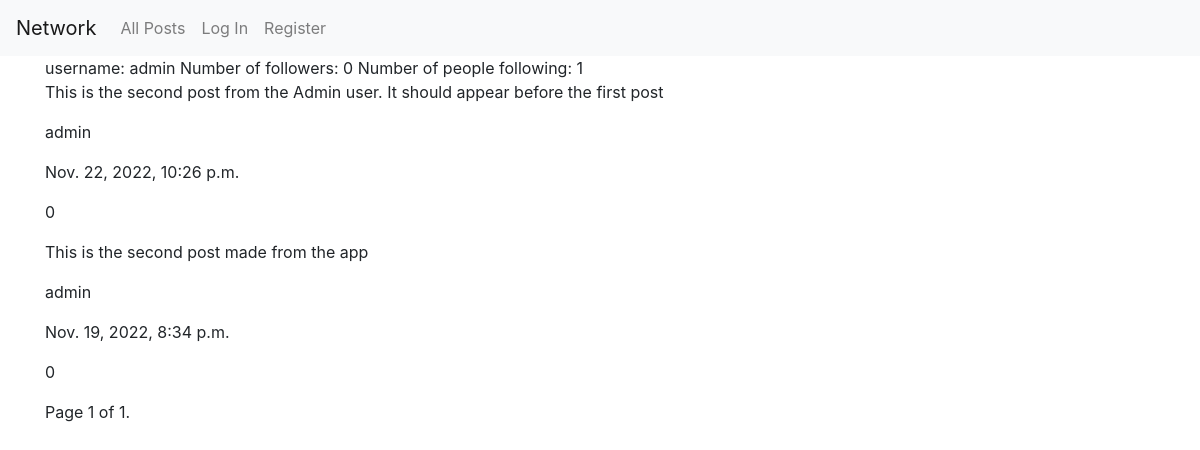
Page /profile_page/admin on the earlier database version.
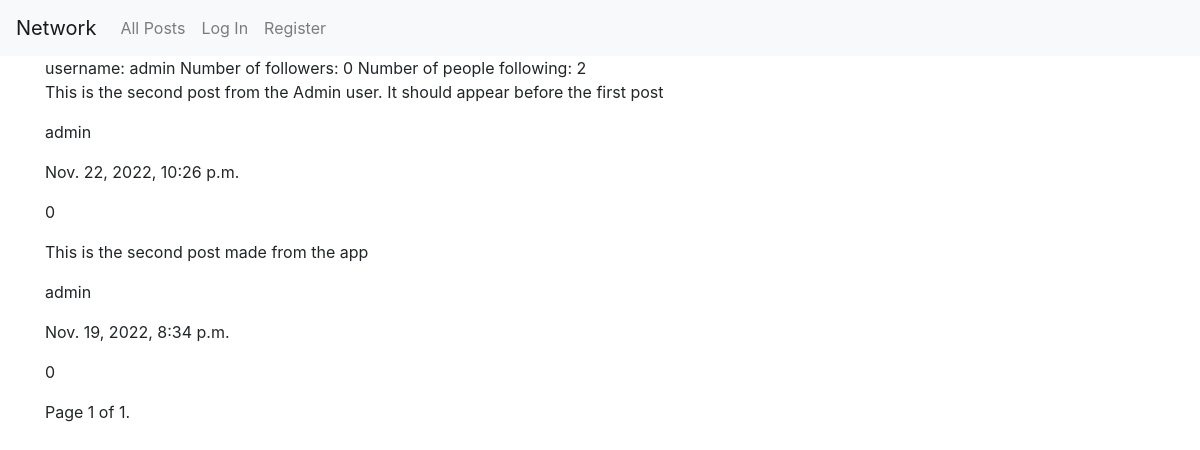
Same page on the later database version.
### network/models.py (models this page shows, shortened)
class User(AbstractUser):
    following = models.ManyToManyField('User', blank=True, related_name='followers')
    def get_total_followers(self):
        return self.followers.all().count()
    def get_total_following(self):
        return self.following.all().count()

### network/views.py (the view)
# urls.py: path("profile_page/<str:username>", views.profile_page, name="profile_page"),
def profile_page(request, username):
    try:
        requested_user = User.objects.get(username=username)
    except User.DoesNotExist:
        return HttpResponse(f'404 User {username} not found')
    posts = Post.get_posts(type='USER', user=requested_user)
    user = request.user
    if (user == requested_user or not user.is_authenticated): follow_button = False
    else:
        if requested_user in user.following.all(): follow_button = 'Unfollow'
        else: follow_button = 'Follow'
    items_per_page = 2
    pages = Paginator(posts, items_per_page)
    page_number = request.GET.get('page')
    page_obj = pages.get_page(page_number)
    return render(request, "network/profile_page.html", {
        'requested_user': requested_user,
        'page_obj': page_obj,
        'follow_button': follow_button,
    })

### network/models.py (called while the page is built)
    def get_likes(self):
        return self.likes.all().count()

    def get_posts(type, user=None):
        posts = Post.objects.all().order_by('-creation_date')
        if type == 'ALL': return posts
        if type == 'USER': return posts.filter(poster=user)
        if type == 'FOLLOWING': return posts.filter(poster__in=user.following.all())

### network/templates/network/profile_page.html (shortened to what this page needs)
{% extends "network/layout.html" %}
{% load static %}
{% block body %}
    username: {{ requested_user.username }}
    Number of followers: {{ requested_user.get_total_followers }}
    Number of people following: {{ requested_user.get_total_following }}
    {% for post in page_obj %}
        <p>{{ post.content }}</p>
        <p>{{ post.poster }}</p>
        <p>{{ post.creation_date }}</p>
        <p>{{ post.get_likes }}</p>
    {% endfor %}
    <div class="pagination">
        <span class="step-links">
            <span class="current">
                Page {{ page_obj.number }} of {{ page_obj.paginator.num_pages }}.
            </span>
        </span>
    </div>
{% endblock %}

Differences in the rows shown:
changed User "admin": get_total_following "1" → "2"
